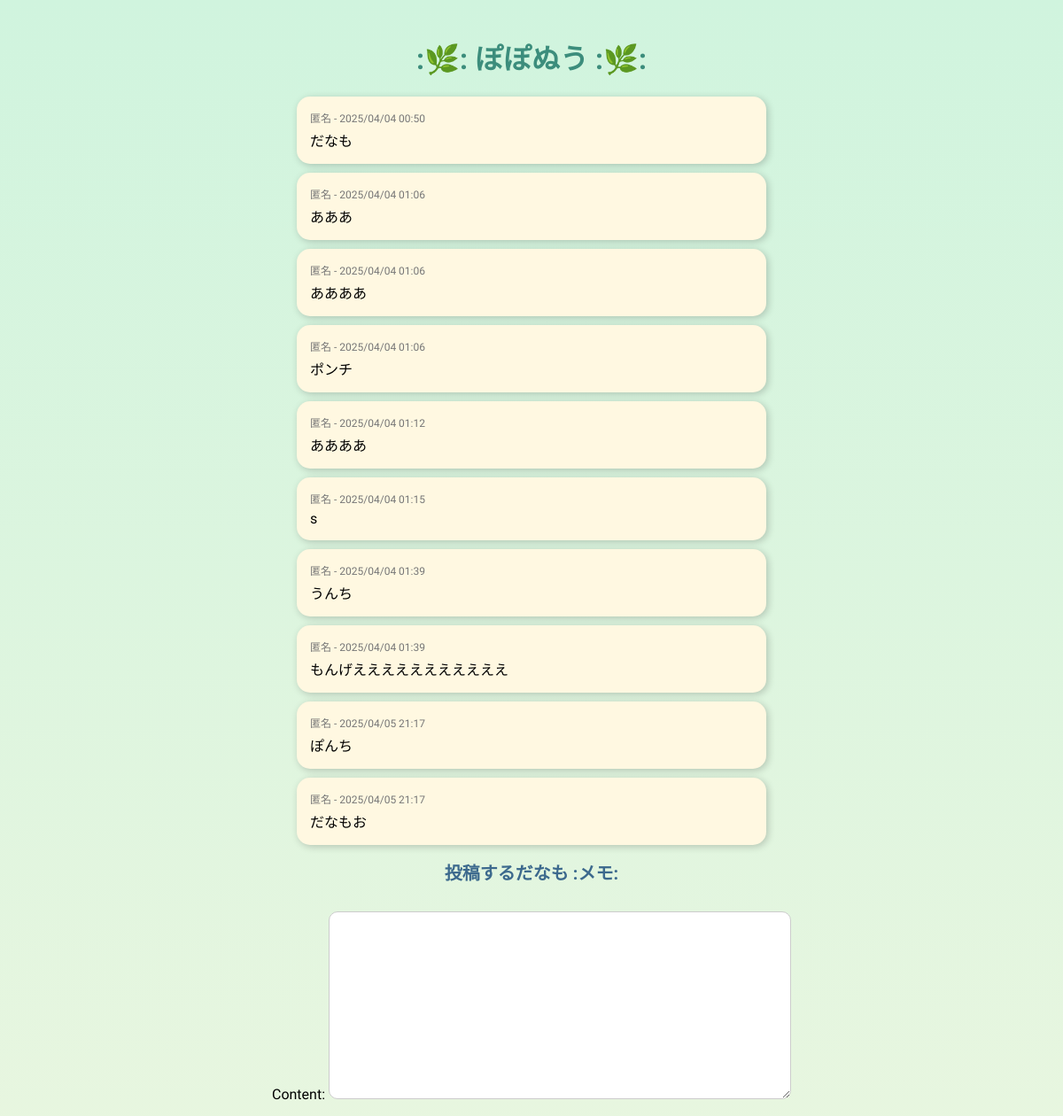
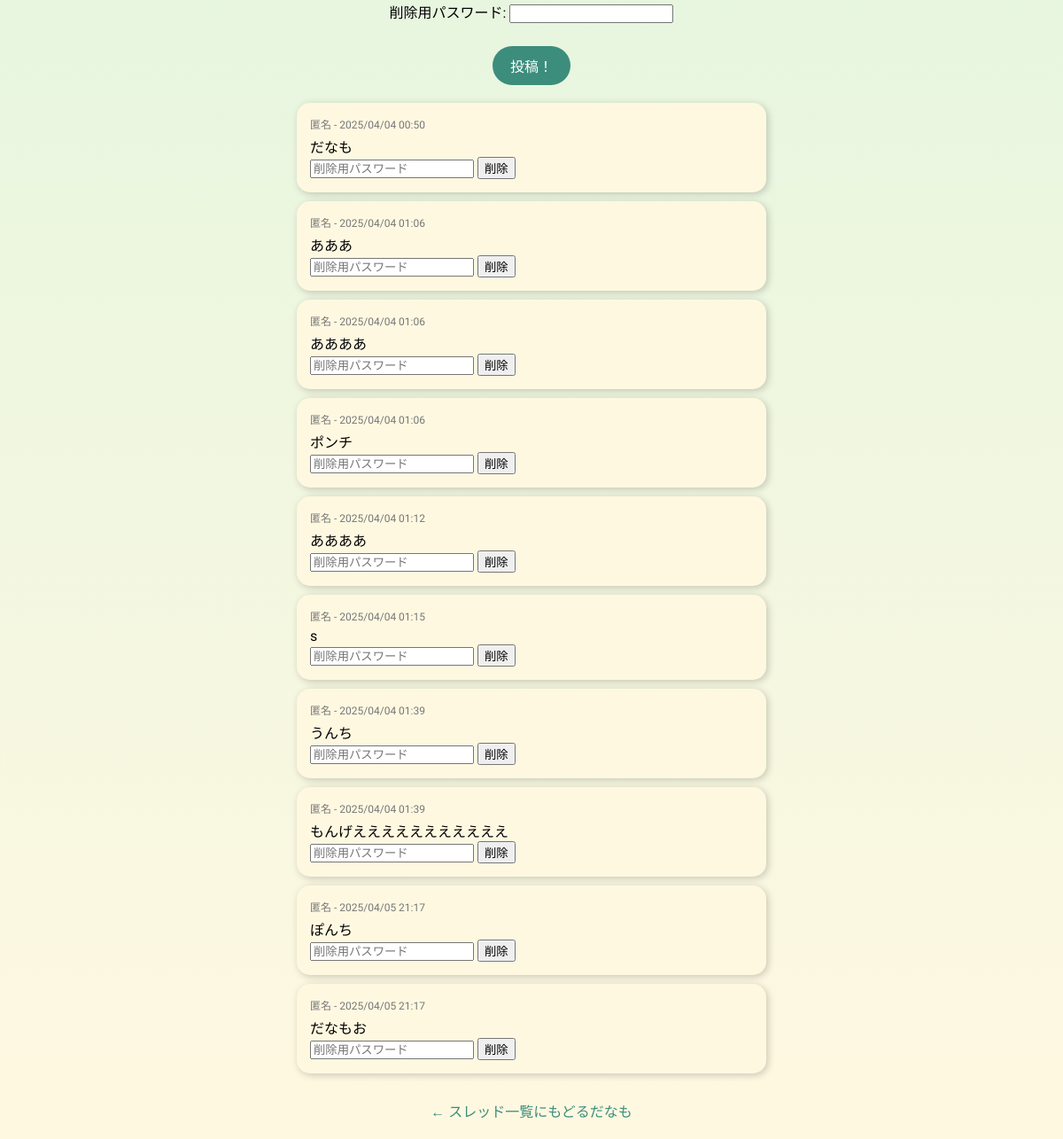
/thread/1/, run on the app's committed database (2 pictures, top to bottom).
### board/models.py (models this page shows, shortened)
class Thread(models.Model):
    title = models.CharField(max_length=100)
    created_at = models.DateTimeField(auto_now_add=True)

class Post(models.Model):
    thread = models.ForeignKey(Thread, on_delete=models.CASCADE)
    author = models.ForeignKey(User, on_delete=models.SET_NULL, null=True, blank=True)  # ← ここ変更
    content = models.TextField()
    created_at = models.DateTimeField(auto_now_add=True)
    delete_password = models.CharField(max_length=128, blank=True)

### board/views.py (the view)
# urls.py: path('thread/<int:thread_id>/', views.thread_detail, name='thread_detail'),  # ←追加
def thread_detail(request, thread_id):
    thread = get_object_or_404(Thread, id=thread_id)
    posts = Post.objects.filter(thread=thread).order_by('created_at')
    if request.method == 'POST':
        form = PostForm(request.POST)
        if form.is_valid():
            post = form.save(commit=False)
            post.thread = thread
            post.author = request.user if request.user.is_authenticated else None
            post.save()
            return redirect('board:thread_detail', thread_id=thread.id)
    else:
        form = PostForm()
    return render(request, 'board/thread_detail.html', {
        'thread': thread,
        'posts': posts,
        'form': form,
    })

### board/forms.py
class PostForm(forms.ModelForm):
      delete_password = forms.CharField(widget=forms.PasswordInput(), required=False, label="削除用パスワード")
      class Meta:
        model = Post
        fields = ['content', 'delete_password']

### board/templates/board/thread_detail.html (shortened to what this page needs)
<!DOCTYPE html>
<html lang="ja">
<head>
</head>
<body>
    <h1>:🌿: {{ thread.title|safe }} :🌿:</h1>
    {% for post in posts %}
        <div class="post-card">
            <div class="post-meta">
                {{ post.author.username|default:"匿名" }} - {{ post.created_at|date:"Y/m/d H:i" }}
            </div>
            <div>{{ post.content }}</div>
        </div>
    {% empty %}
        <p>まだ投稿がないだなも。</p>
    {% endfor %}
    <h2>投稿するだなも :メモ:</h2>
    <form method="post">
        {{ form.as_p }}
        <button type="submit" class="button">投稿！</button>
    </form>
    {% for post in posts %}
    <div class="post-card">
        <div class="post-meta">
            {{ post.author.username|default:"匿名" }} - {{ post.created_at|date:"Y/m/d H:i" }}
        </div>
        <div>{{ post.content }}</div>
        <form method="post" action="{% url 'board:delete_post' post.id %}" style="display:inline;">
            <input type="password" name="delete_password" placeholder="削除用パスワード">
            <button type="submit" onclick="return confirm('本当に削除しますか？')">削除</button>
        </form>
    </div>
{% endfor %}
    <a href="{% url 'board:thread_list' %}" class="back-link">← スレッド一覧にもどるだなも</a>
</body>
</html>

### board/templates/board/thread_detail.html (style rules this page uses)
body { background: linear-gradient(to bottom, #D0F4DE, #FFF8E1); font-family: 'Rounded Mplus 1c', sans-serif; text-align: center; margin: 0; padding: 20px; }
h1 { color: #3C8D7C; }
.post-card { background-color: #FFF8E1; margin: 10px auto; padding: 15px; width: 80%; max-width: 500px; border-radius: 15px; box-shadow: 2px 2px 8px rgba(0, 0, 0, 0.2); text-align: left; }
.post-meta { font-size: 12px; color: #777; margin-bottom: 5px; }
form { margin-top: 30px; }
textarea, input[type="text"] { width: 80%; max-width: 500px; padding: 10px; border-radius: 10px; border: 1px solid #ccc; font-size: 16px; font-family: inherit; }
.button { background-color: #3C8D7C; color: #fff; border: none; padding: 10px 20px; margin: 10px; border-radius: 30px; font-size: 16px; cursor: pointer; transition: background-color 0.3s; }
.back-link { margin-top: 20px; display: inline-block; text-decoration: none; color: #3C8D7C; }
body { background-color: #F0F8FF; font-family: 'Rounded Mplus 1c', 'Noto Sans JP', sans-serif; text-align: center; }
h2 { color: #3c698d; font-size: 20px; }
.button { background-color: #3C8D7C; color: #fff; border: none; padding: 10px 20px; margin: 10px; border-radius: 30px; font-size: 16px; cursor: pointer; transition: all 0.3s; }

### data on the page
Thread: title "ぽぽぬう"
Post: author.username "匿名", created_at "2025/04/04 00:50", content "だなも"
Post: author.username "匿名", created_at "2025/04/04 01:06", content "あああ"
Post: author.username "匿名", created_at "2025/04/04 01:06", content "ああああ"
Post: author.username "匿名", created_at "2025/04/04 01:06", content "ポンチ"
Post: author.username "匿名", created_at "2025/04/04 01:12", content "ああああ"
Post: author.username "匿名", created_at "2025/04/04 01:15", content "s"
Post: author.username "匿名", created_at "2025/04/04 01:39", content "うんち"
Post: author.username "匿名", created_at "2025/04/04 01:39", content "もんげえええええええええええ"
Post: author.username "匿名", created_at "2025/04/05 21:17", content "ぽんち"
Post: author.username "匿名", created_at "2025/04/05 21:17", content "だなもお"
